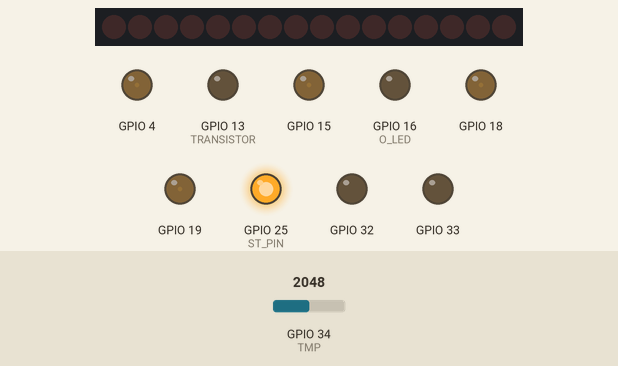
A sketch run on a simulated ESP32. Parts: 16 shift-register outputs drawn as a row of LEDs (first output left, lit = HIGH), output pins drawn as LEDs (lit = HIGH). Inputs (shaded band) come from the test bench; at power-on: GPIO 34 (TMP) = 2048. What the sketch prints to the serial monitor is not drawn.

Above: at 0.05 s.
At 0.65 s:
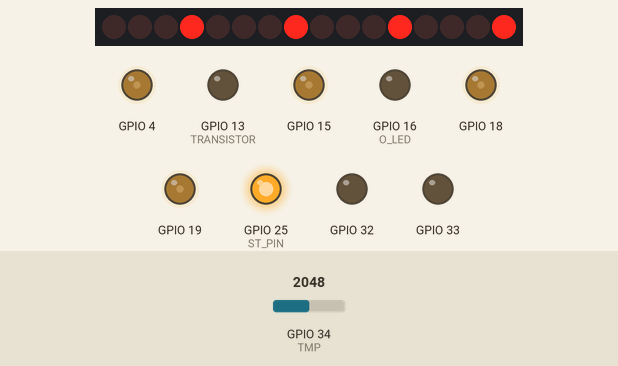
At 1.3 s:
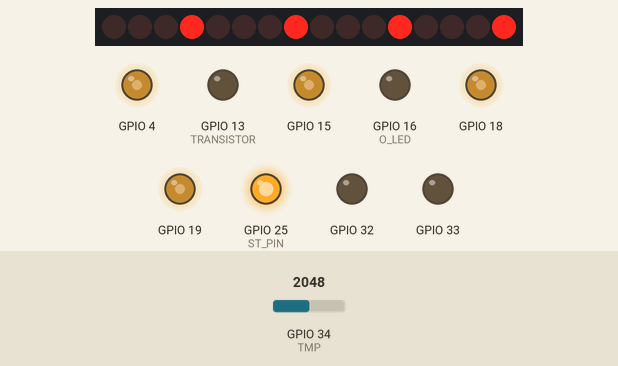
At 1.9 s:
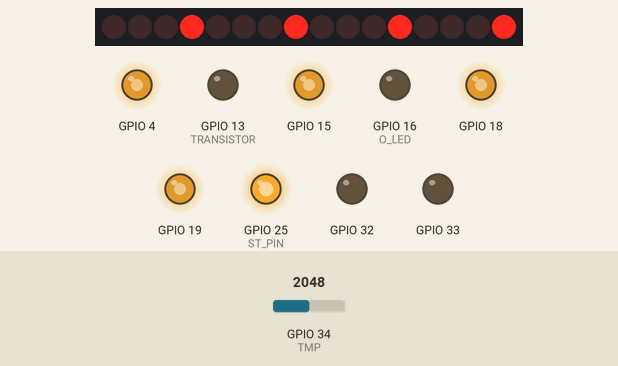
At 2.55 s:
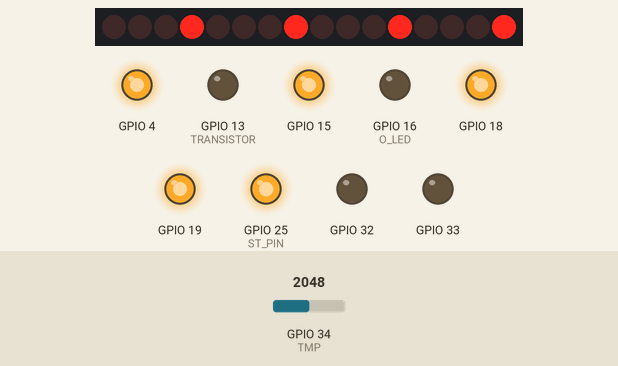
At 5.1 s:
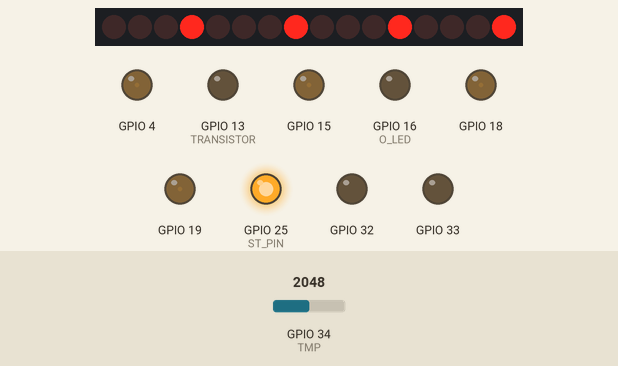
Timing chart, 0 to 6.7 s (numbered marks = the images above):
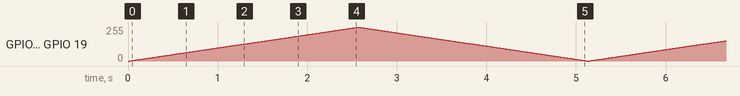

The sketch:

opto_led_test.ino
```cpp
#define TMP 34
#define O_LED 16
#define TRANSISTOR 13

#define DS_PIN  27   // Data
#define SH_PIN  26   // Clock
#define ST_PIN  25   // Latch

int delayMS = 10;
byte b8 = 0b1000;

void setup() {
   Serial.begin(115200);

   pinMode(DS_PIN, OUTPUT);
   pinMode(ST_PIN, OUTPUT);
   pinMode(SH_PIN, OUTPUT);

   pinMode(TMP, INPUT);
   pinMode(O_LED, OUTPUT);
   pinMode(TRANSISTOR, OUTPUT);

   ledcSetup(0, 100, 8);

   int optos[6] = {19, 18, 4, 15, 32, 33};
   for (int i = 0; i <= 5; i++) {
    int o = optos[i];
    Serial.printf("Setting up opto %d on %d.\n", i, o);
    pinMode(o, OUTPUT);
    ledcAttachPin(o, 0);
   }

   ledcAttachPin(TRANSISTOR, 0);
   ledcAttachPin(O_LED, 0);

  digitalWrite(ST_PIN, LOW);
  shiftOut(DS_PIN, SH_PIN, MSBFIRST, (b8 << 4) | b8);
  shiftOut(DS_PIN, SH_PIN, MSBFIRST, (b8 << 4) | b8);
  digitalWrite(ST_PIN, HIGH);
}

void loop() {
  for(int i = 0; i < 255; i++) {
    Serial.println(i);
    ledcWrite(0, i);
    delay(delayMS);
  }

  Serial.println("----------------");

  for(int i = 255; i > -1; i--) {
    Serial.println(i);
    ledcWrite(0, i);
    delay(delayMS);
  }

  Serial.println("===============");

  Serial.println(analogRead(TMP));
}
```
